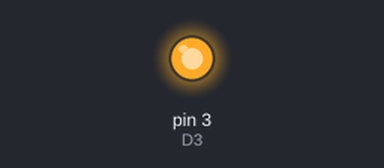
A sketch run on a simulated Arduino Uno, built with avr-gcc and run on an emulated ATmega328P. Parts: output pins drawn as LEDs (lit = HIGH). Pins used as bus, display or sensor lines are not drawn.

Above: at 6.0 s.
At 11.5 s:
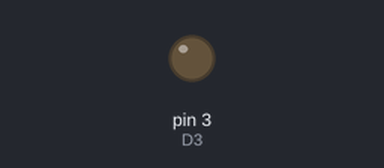
Timing chart, 0 to 15.3 s (numbered marks = the images above):
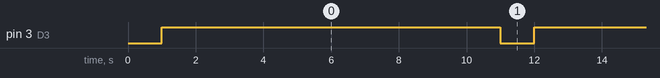

Measured:
- by itself, pin 3 (D3): alternates HIGH for 10.0 s and LOW for 1.0 s

The sketch:

test.ino
```cpp
#include "Arduino.h"


#define D2 2
#define D3 3
#define D4 4
#define D5 5
#define D6 6
#define D7 7
#define D8 8
#define D9 9
#define D10 10
#define D11 11
#define D12 12


void setup() {
  // put your setup code here, to run once:
  pinMode(D12, INPUT);
  pinMode(D11, INPUT);
  pinMode(D10, INPUT);
  pinMode(D9, INPUT);

  pinMode(D7, OUTPUT);
  pinMode(D4, OUTPUT);
  pinMode(D3, OUTPUT);
  pinMode(D6, OUTPUT);

  digitalWrite(D7, LOW);
  digitalWrite(D4, LOW);
  digitalWrite(D3, LOW);
  digitalWrite(D6, LOW);

  delay(1000);

}

void loop() {
  // put your main code here, to run repeatedly:

  digitalWrite(D7, HIGH);
  //digitalWrite(D4, HIGH);
  digitalWrite(D3, HIGH);
  //digitalWrite(D6, HIGH);

  delay(10000);

  digitalWrite(D7, LOW);
  digitalWrite(D4, LOW);
  digitalWrite(D3, LOW);
  digitalWrite(D6, LOW);

  delay(1000);
}
```
